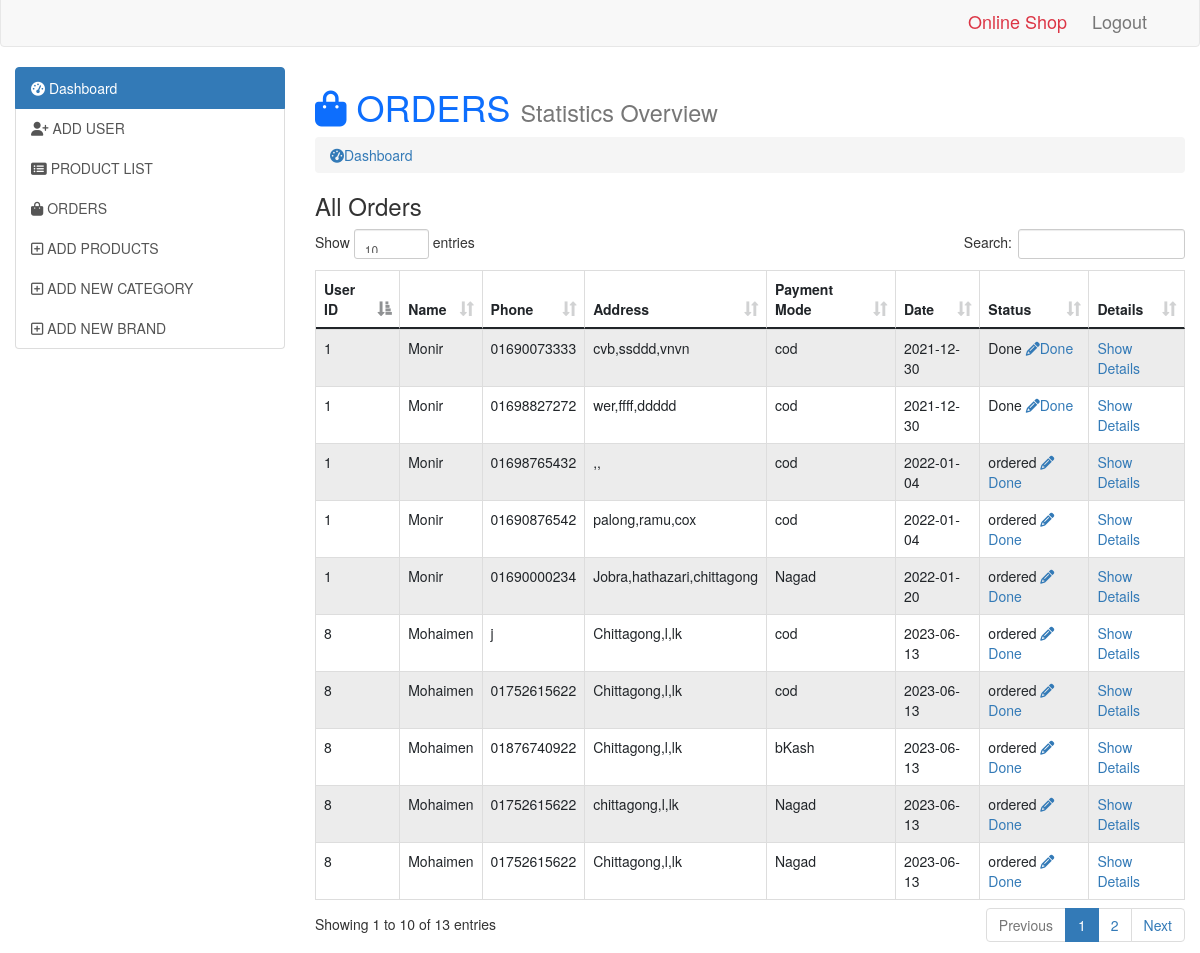
Page /admin/index.php?page=orders (signed in) on the committed database.
### tables this page shows
CREATE TABLE `order_info` (
  `cardnumber` bigint(17) NOT NULL,
  `user_id` int(11) NOT NULL,
  `phone` varchar(15) NOT NULL,
  `pmode` varchar(100) NOT NULL,
  `date` varchar(15) NOT NULL,
  `status` varchar(15) NOT NULL
);

CREATE TABLE `user` (
  `user_id` int(11) NOT NULL,
  `name` varchar(100) NOT NULL,
  `email` varchar(100) NOT NULL,
  `password` varchar(500) NOT NULL,
  `rating` int(11) DEFAULT NULL,
  `review` varchar(123) NOT NULL,
  `DateOfBirth` date NOT NULL,
  `username` varchar(30) NOT NULL
);

CREATE TABLE `address` (
  `district` varchar(100) NOT NULL,
  `subdistrict` varchar(100) NOT NULL,
  `city` varchar(100) NOT NULL,
  `address_card` bigint(20) NOT NULL
);

### admin/orders.php (the view)
<h1 class="text-primary"><i class="fas fa-shopping-bag"></i> ORDERS <small>Statistics Overview</small></h1>
<ol class="breadcrumb">
  <li><a href="index.php?page=adminDashboard"><i class="fa fa-dashboard"></i>Dashboard</a></li>
</ol>
<?php
require_once './dbconn.php';
?>
<h3>All Orders</h3>
<div class="table-responsive">
  <table id='data' class="table table-striped table-hover table-bordered">
    <thead>
      <tr>
        <th>User ID</th>
        <th>Name</th>
        <th>Phone</th>
        <th>Address</th>
        <th>Payment Mode</th>
        <th>Date</th>
        <th>Status</th>
        <th>Details</th>
      </tr>
    </thead>
    <tbody>
      <?php
      $tb_pinfo = mysqli_query($link, "SELECT * FROM `order_info`");
      while ($row = mysqli_fetch_assoc($tb_pinfo)) {
        $cnum = $row['cardnumber'];
        $id = $row['user_id'];
        $sq = mysqli_query($link, "SELECT * FROM `user` Where `user_id`=$id");
        $nm = mysqli_fetch_assoc($sq);
        $name = $nm['name'];
        $sqq = mysqli_query($link, "SELECT * FROM `address` Where `address_card`=$cnum");
        $nmm = mysqli_fetch_assoc($sqq);
        $ads=$nmm['city'].','.$nmm['subdistrict'].','.$nmm['district'];
      ?>
        <tr>
          <td><?php echo $row['user_id']; ?> </td>
          <td><?php echo ucwords($name); ?> </td>
          <td><?php echo $row['phone']; ?> </td>
          <td><?php echo $ads; ?> </td>
          <td><?php echo $row['pmode']; ?> </td>
          <td><?php echo $row['date']; ?> </td>
          <td><?php echo $row['status']; ?> <a href="update_status.php?cnum=<?php echo base64_encode($cnum); ?>">
          <i class="fa fa-pencil"></i>Done</a></td>
          <td>
            <a href="ordermore.php?cnum=<?php echo base64_encode($cnum); ?>">Show Details</a>
          </td>
        </tr>
      <?php
      }
      ?>
    </tbody>
  </table>
</div>

### admin/styles/indexSt.css (style rules this page uses)
body { margin: 0; padding: 0; background-color: rgb(255, 255, 255); }

### rows in the picture
order_info: user "1", user.name "Monir", phone "01690073333", address.city+subdistrict+district "cvb,ssddd,vnvn", pmode "cod", date "2021-12-30", status "Done"
order_info: user "1", user.name "Monir", phone "01698827272", address.city+subdistrict+district "wer,ffff,ddddd", pmode "cod", date "2021-12-30", status "Done"
order_info: user "1", user.name "Monir", phone "01698765432", ads ",,", pmode "cod", date "2022-01-04", status "ordered"
order_info: user "1", user.name "Monir", phone "01690876542", address.city+subdistrict+district "palong,ramu,cox", pmode "cod", date "2022-01-04", status "ordered"
order_info: user "1", user.name "Monir", phone "01690000234", address.city+subdistrict+district "Jobra,hathazari,chittagong", pmode "Nagad", date "2022-01-20", status "ordered"
order_info: user "8", user.name "Mohaimen", phone "j", address.city+subdistrict+district "Chittagong,l,lk", pmode "cod", date "2023-06-13", status "ordered"
order_info: user "8", user.name "Mohaimen", phone "01752615622", address.city+subdistrict+district "Chittagong,l,lk", pmode "cod", date "2023-06-13", status "ordered"
order_info: user "8", user.name "Mohaimen", phone "01876740922", address.city+subdistrict+district "Chittagong,l,lk", pmode "bKash", date "2023-06-13", status "ordered"
order_info: user "8", user.name "Mohaimen", phone "01752615622", address.city+subdistrict+district "chittagong,l,lk", pmode "Nagad", date "2023-06-13", status "ordered"
order_info: user "8", user.name "Mohaimen", phone "01752615622", address.city+subdistrict+district "Chittagong,l,lk", pmode "Nagad", date "2023-06-13", status "ordered"
